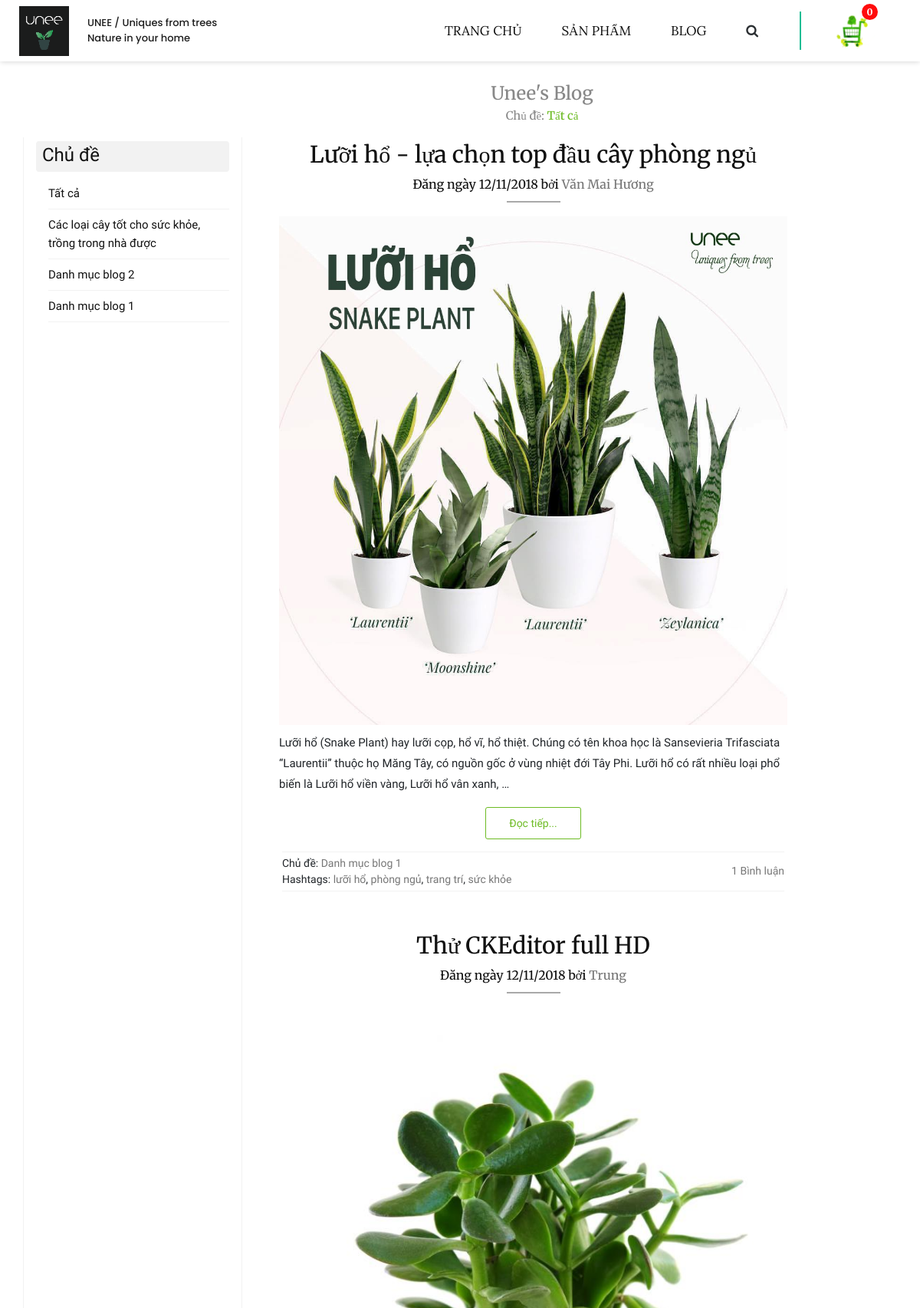
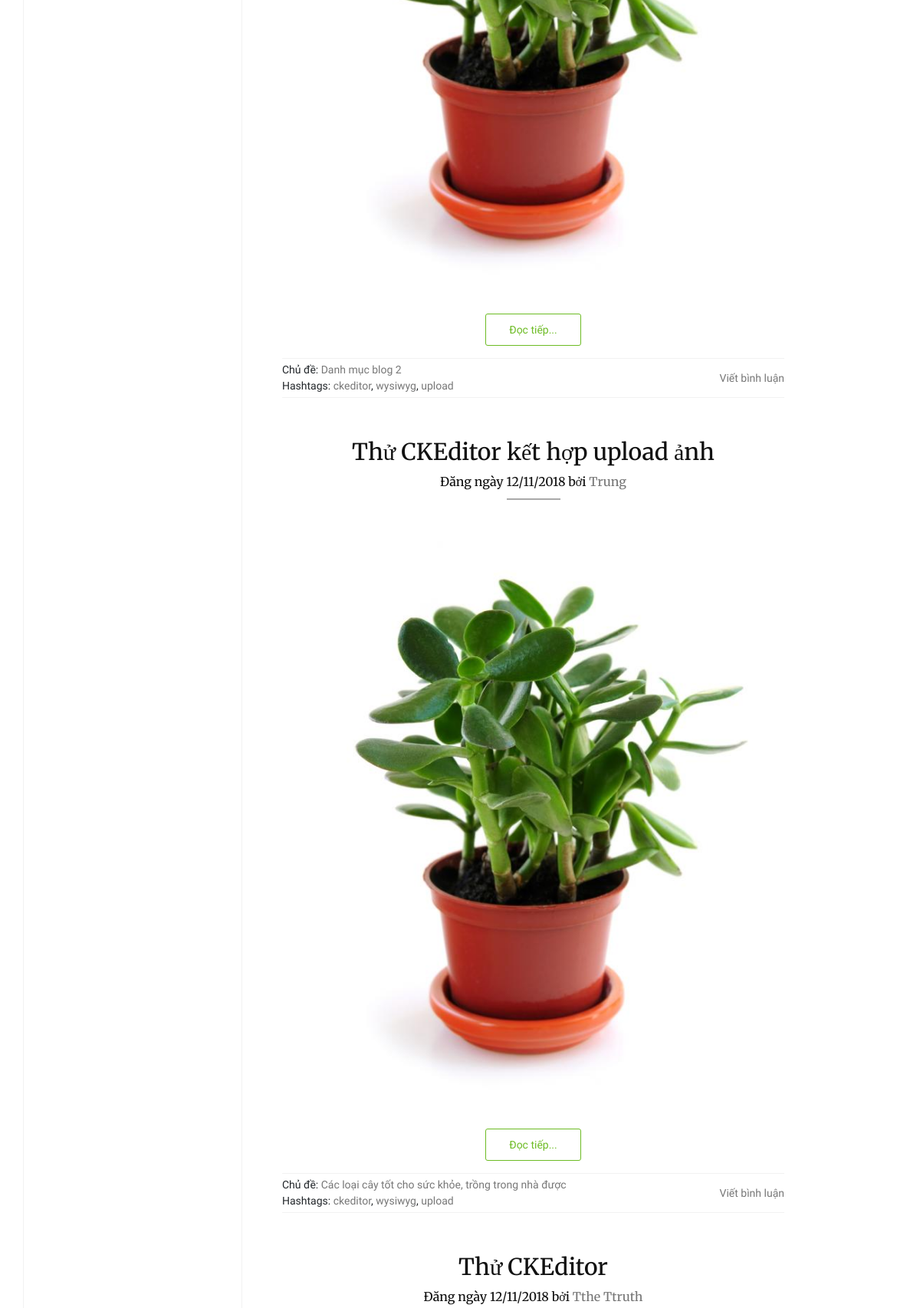
Screenshot of /blog/ (upper part) with the database file from the repository (2 pictures, top to bottom).
### blog/models.py (models this page shows, shortened)
class BlogCategory(models.Model):
	name = models.CharField(max_length=255, db_index=True, verbose_name="Tên")
	slug = models.SlugField(max_length=255, unique=True, db_index=True, verbose_name="URL", blank=True)
	description = models.TextField(blank=True, verbose_name="Mô tả")
	created_at = models.DateTimeField(auto_now_add=True, verbose_name="Tạo mới")
	updated_at = models.DateTimeField(auto_now=True, verbose_name="Cập nhật")
	def __str__(self):
		return self.name
	class Meta:
		ordering = ['-created_at']
		verbose_name = 'Danh mục blog'
		verbose_name_plural = 'Danh mục blog'
	def get_absolute_url(self):
		return reverse('blog:blog_list_by_category', args=[self.slug])

class BlogPost(models.Model):
	category = models.ForeignKey(BlogCategory, on_delete=models.CASCADE, verbose_name="Danh mục")
	name = models.CharField(max_length=255, db_index=True, verbose_name="Tiêu đề")
	slug = models.SlugField(max_length=255, db_index=True, unique=True, verbose_name="URL", blank=True)
	created_at = models.DateTimeField(auto_now_add=True, verbose_name="Tạo mới")
	updated_at = models.DateTimeField(auto_now=True, verbose_name="Cập nhật")
	author = models.CharField(max_length=100, blank=True, verbose_name="Tác giả")
	hashtag = models.CharField(max_length=500, blank=True)
	main_img = models.ImageField(upload_to=upload_image_path, blank=True, verbose_name="Ảnh blog")
	content = RichTextUploadingField(blank=True, verbose_name="Nội dung")
	objects = BlogPostManager()
	class Meta:
		ordering = ['-created_at']
		verbose_name = "Bài blog"
		verbose_name_plural = "Bài blog"
	def split_to_single_tags(self):
		single_tags = self.hashtag.split(', ')
		return single_tags
	def get_absolute_url(self):
		return reverse('blog:blog_detail', args=[self.slug])

class BlogComment(models.Model):
	blog_post = models.ForeignKey(BlogPost, on_delete=models.CASCADE, verbose_name="Bài blog")
	author = models.CharField(max_length=100, verbose_name="Tác giả")
	email = models.EmailField(blank=True)
	created_at = models.DateTimeField(auto_now_add=True, verbose_name="Tạo mới")
	updated_at = models.DateTimeField(auto_now=True, verbose_name="Cập nhật")
	content = models.TextField(verbose_name="Nội dung", max_length=2000)
	allow = models.BooleanField(default=True, blank=True, verbose_name="Cho phép")
	class Meta:
		ordering = ['-updated_at']
		verbose_name = "Bình luận"
		verbose_name_plural = "Bình luận"

### blog/views.py (the view)
# urls.py: re_path(r'^chu-de/(?P<category_slug>[-\w\d]+)/$', views.blog_list, name="blog_list_by_category"),
def blog_list(request, category_slug=None):
	category = None
	categories = BlogCategory.objects.all()
	blogs = BlogPost.objects.all()
	if category_slug:
		category = get_object_or_404(BlogCategory, slug=category_slug)
		blogs = BlogPost.objects.filter(category=category)
	paginator = Paginator(blogs, 15)
	current_page = request.GET.get('page')
	blogs = paginator.get_page(current_page)
	try:
		int_current_page = int(current_page)
	except TypeError:
		int_current_page = 1
	context = {
		'blogs': blogs,
		'category': category,
		'categories': categories,
		'paginator': paginator,
		'int_current_page': int_current_page,
	}
	return render(request, 'blog/blog_list.html', context)

### blog/context_processors.py (called while the page is built)
def nav_context(request):
	return {
		'blog_categories': blog_categories,
	}

### blog/models.py (called while the page is built)
	def get_queryset(self):
		return MyBlogPostQuerySet(self.model, using=self._db)

### cart/cart.py (called while the page is built)
    def __len__(self):
        return sum(item['quantity'] for item in self.cart.values())

### cart/context_processors.py (called while the page is built)
def cart(request):
	return {'cart':Cart(request)}

### shop/context_processors.py (called while the page is built)
def footer_context(request):
	return {
		'top_phong_thuy': top_phong_thuy,
		'top_trang_tri': top_trang_tri,
		'top_suc_khoe': top_suc_khoe,
		'shop_categories': shop_categories,
	}

### shop/models.py (called while the page is built)
	def get_absolute_url(self):
		return reverse('shop:product_list_by_category', args=[self.slug])

	def get_absolute_url(self):
		return reverse('shop:product_detail', args=[self.id, self.slug])

### blog/templates/blog/blog_list.html (shortened to what this page needs)
{% extends 'base.html' %}
{% block content %}
{% load static %}
		<div class="container">
			<div class="row">
				<div class="col-12 col-md-3">
				</div>
				<div class="d-none d-md-block col-8">
					<div class="pl-4 d-none d-md-block text-center">
						<h1 id="blog-list-heading" class="merry_whether_font pt-4" style="font-size: 24px; color: #888">Unee's Blog</h1>
						<h2 id="blog-category-heading" class="merry_whether_font pb-3" style="font-size: 15px; color: #888">Chủ đề: <p class="d-inline" style="color: #6cbb23">{% if category %} {{ category.name }} {% else %} Tất cả {% endif %}</p></h2>
					</div>
				</div>
			</div>
			<div class="row maven_font">
				<div class="px-3 d-none d-md-block col-3" id="blog-detail-nav">
				{% if categories %}
					<div>
						<h2 class="maven_font pb-1 px-2 mb-2 rounded">Chủ đề</h2>
						<ul>
							<li class="py-2 ml-3"><a class="related-post-list" href="{% url 'blog:blog_list' %}">Tất cả</a></li>
							{% for cate in categories %}
							<li class="py-2 ml-3"><a class="related-post-list" href="{{ cate.get_absolute_url }}">{{ cate.name }}</a></li>
							{% endfor %}
						</ul>
					</div>
				{% endif %}
				</div>
				<div class="px-4 px-md-5 col-12 col-md-8" id="blog-post">
					{% for blog in blogs %}
						{% autoescape off %}
						<section>
							<div class="pb-1" id="blog-title">
								<h1 class="merry_whether_font text-center"><a class="dark_color_text" href="{{ blog.get_absolute_url }}">{{ blog.name }}</a></h1>
							</div>
						</section>
						<section>
							<div class="" id="blog-date-author">
								<h3 class="merry_whether_font dark_color_text text-center">Đăng ngày {{ blog.created_at|date:"j/n/Y" }} bởi <a href="/search/?q={{ blog.author }}">{{ blog.author }}</a></h3>
							</div>
							<div class="d-block mx-auto mt-10" id="separate-title-and-content" style="height: 20px;"></div>
						</section>
						{% if blog.main_img %}
						<section>
							<div class="mb-10 text-center" id="blog-image">
								<a href="{{ blog.get_absolute_url }}"><img src="{{ blog.main_img.url }}"  alt="Ảnh bìa blog"></a>
							</div>
						</section>
						{% endif %}
						{% if blog.content %}
							<div class="blog-content-paragraph">
								<div class="blog-content-text">{{ blog.content|truncatewords:50 }}</div>
							</div>
						{% endif %}
						<div class="text-center my-2">
							<a id="continue-reading" href="{{ blog.get_absolute_url }}" class="genric-btn primary-border radius maven_font"><p class="p-0 m-0">Đọc tiếp...</p></a>
						</div>
						<div class="row py-1 mt-3 mb-4 mb-md-5 mx-1" id="category-comment-row">
							<div class="col-8 p-0 m-0">
								<p class="p-0 m-0">Chủ đề: <a href="{% url 'blog:blog_list_by_category' blog.category.slug %}">{{ blog.category }}</a></p>
								{% if blog.hashtag %}
								<p class="p-0 m-0">Hashtags: {% for tag in blog.split_to_single_tags %}<a href="/search/hashtags/?q={{ tag }}">{{ tag }}</a>{% if not forloop.last %}, {% endif %}{% endfor %}</p>
								{% endif %}
							</div>
							{% if blog.blogcomment_set.all|length > 0 %}
							<div class="col-4 p-0 m-0 d-flex flex-row-reverse align-items-center">
								<p class="p-0 m-0"><a href="{{ blog.get_absolute_url }}#tra-loi">{{ blog.blogcomment_set.all|length }} Bình luận</a></p>
							</div>
							{% else %}
							<div class="col-4 p-0 m-0 d-flex flex-row-reverse align-items-center">
								<p class="p-0 m-0"><a href="{{ blog.get_absolute_url }}#binh-luan">Viết bình luận</a></p>
							</div>
							{% endif %}
						</div>
						{% endautoescape %}
					{% endfor %}
				</div>
			</div>
		</div>
{% endblock %}

### templates/base.html (shortened to what this page needs)
<!DOCTYPE html>
<html lang="en" class="no-js">
<head>
	{% load static %}
	<link rel="stylesheet" href="https://maxcdn.bootstrapcdn.com/bootstrap/4.0.0-beta/css/bootstrap.min.css">
	<link rel="stylesheet" href="https://cdn.linearicons.com/free/1.0.0/icon-font.min.css">
	<link rel="stylesheet" href="https://cdnjs.cloudflare.com/ajax/libs/font-awesome/4.7.0/css/font-awesome.min.css" />
	<link rel="stylesheet" href="{% static 'css/main.css' %}">
</head>
<body style="background-color: #fff;">
	<div>
		<header id="index_header_laptop_ipad" class="default-header fixed_navbar">
			<div class="container-fluid">
				<div class="header-wrap">
					<div class="header-top d-flex justify-content-between align-items-center">
						<div class="d-flex justify-content-start">
							<div class="logo">
								<a href="{% url 'shop:index_page' %}"><img src="{% static 'img/unee-logo.png' %}" alt="unee tree logo"></a>
							</div>
							<div class="d-flex align-items-center">
								<h1 class="slogan">UNEE / Uniques from trees <br>Nature in your home</h1>
							</div>
						</div>
						<div class="d-flex justify-content-end align-items-center">
							<div id="nav_pipe" class="main-menubar d-flex align-items-center">
								<nav id="laptop_nav">
									<a id="trang_chu_drop" class="menubar_letters mx-2 mx-lg-3 mx-xl-4" href="{% url 'shop:index_page' %}">Trang chủ</a>
									<a id="san_pham_drop" class="menubar_letters mx-2 mx-lg-3 mx-xl-4" href="{% url 'shop:product_list' %}">Sản phẩm</a>
									<a id="blog_drop" class="menubar_letters mx-2 mx-lg-3 mx-xl-4" href="{% url 'blog:blog_list' %}">Blog</a>
									<a id="search_drop" class="menubar_letters mx-2 mx-lg-3 mx-xl-4" style="cursor: pointer;">
										<i class="fa fa-search" onclick="toggleSearch()"></i>
									</a>
								</nav>
							</div>
							<a id="shopping_cart_margin" href="{% url 'cart:cart_detail' %}">
								<div class="shopping_cart_box">
									<div class="shopping_cart_img_box">
										<img src="{% static 'img/unee-shopping-cart-icon.png' %}" alt="Giỏ hàng">
									</div>
									<div class="shopping_cart_span_box">
										<div class="shopping_cart_span">
											{{ cart|length }}
										</div>
									</div>
								</div>
							</a>
						</div>
					</div>
				</div>
			</div>
		</header>
		{% block content %} {% endblock %}
	</div>
</body>
</html>

### rows the page displays
BlogCategory: name "Các loại cây tốt cho sức khỏe, trồng trong nhà được"
BlogCategory: name "Danh mục blog 2"
BlogCategory: name "Danh mục blog 1"
BlogPost: name "Lưỡi hổ - lựa chọn top đầu cây phòng ngủ", created_at "12/11/2018", author "Văn Mai Hương", main_img (picture), content "Lưỡi hổ (Snake Plant) hay lưỡi cọp, hổ vĩ, hổ thiệt. Chúng có tên khoa học là Sansevieria Trifasciata “Laurentii” thuộc họ Măng Tây, có nguồn gốc ở vùng nhiệt đới Tây Phi. Lưỡi hổ có rất nhiều loại phổ biến là Lưỡi hổ viền vàng, Lưỡi hổ vân xanh, …", category "Danh mục blog 1", split_to_single_tags "lưỡi hổ" "phòng ngủ" "trang trí" "sức khỏe", blogcomment_set.all|length "1"
BlogPost: name "Thử CKEditor full HD", created_at "12/11/2018", author "Trung", main_img (picture), category "Danh mục blog 2", split_to_single_tags "ckeditor" "wysiwyg" "upload"
BlogPost: name "Thử CKEditor kết hợp upload ảnh", created_at "12/11/2018", author "Trung", main_img (picture), category "Các loại cây tốt cho sức khỏe, trồng trong nhà được", split_to_single_tags "ckeditor" "wysiwyg" "upload"
BlogPost: name "Thử CKEditor", created_at "12/11/2018", author "Tthe Ttruth"

### other values shown
{{ cart|length }} "0"
